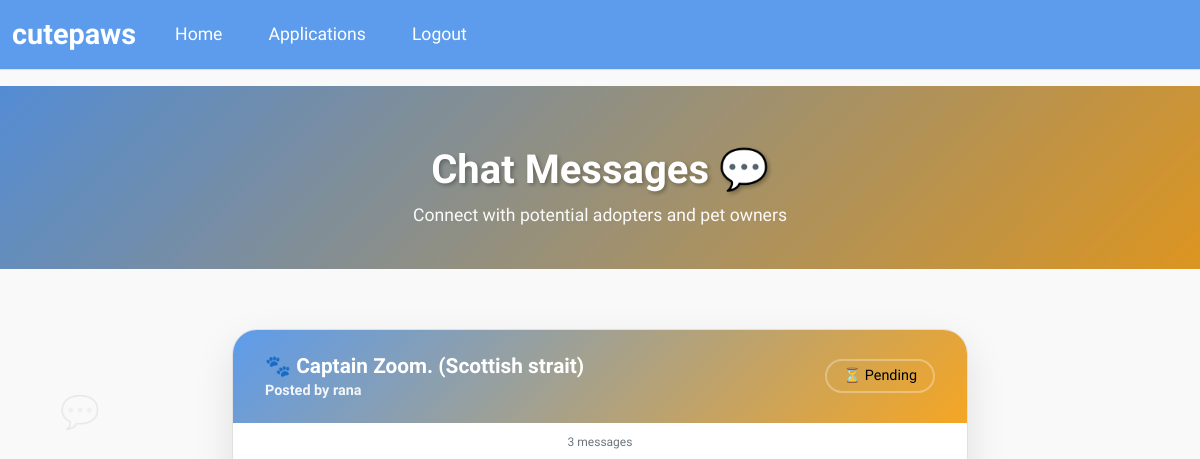
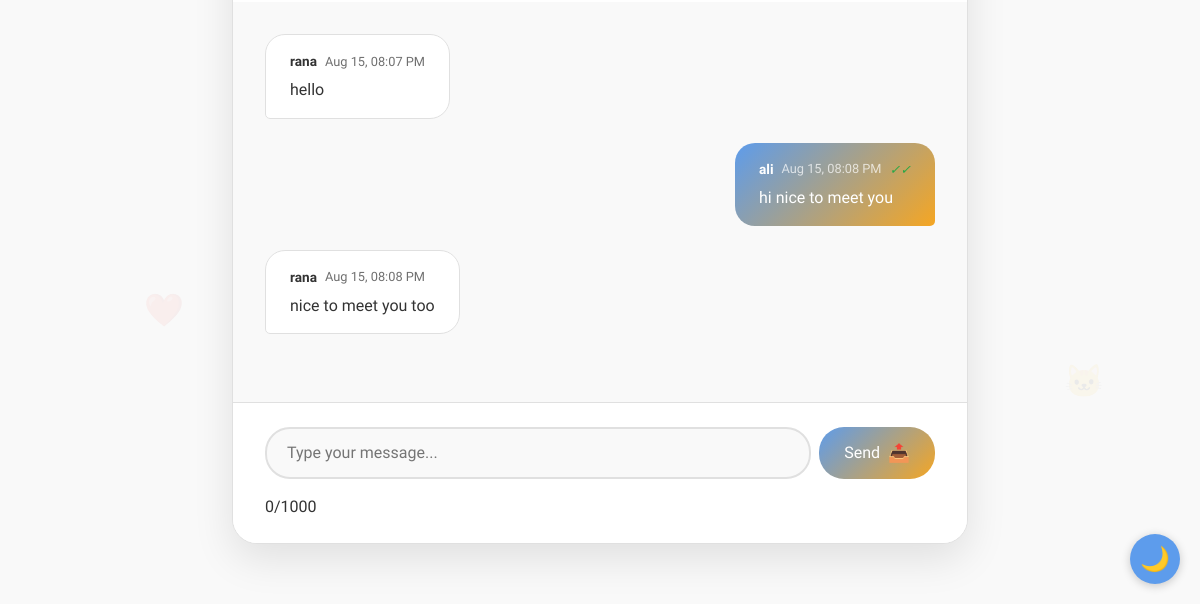
The app's page /messages/4 (signed in), older data (2 pictures, top to bottom).
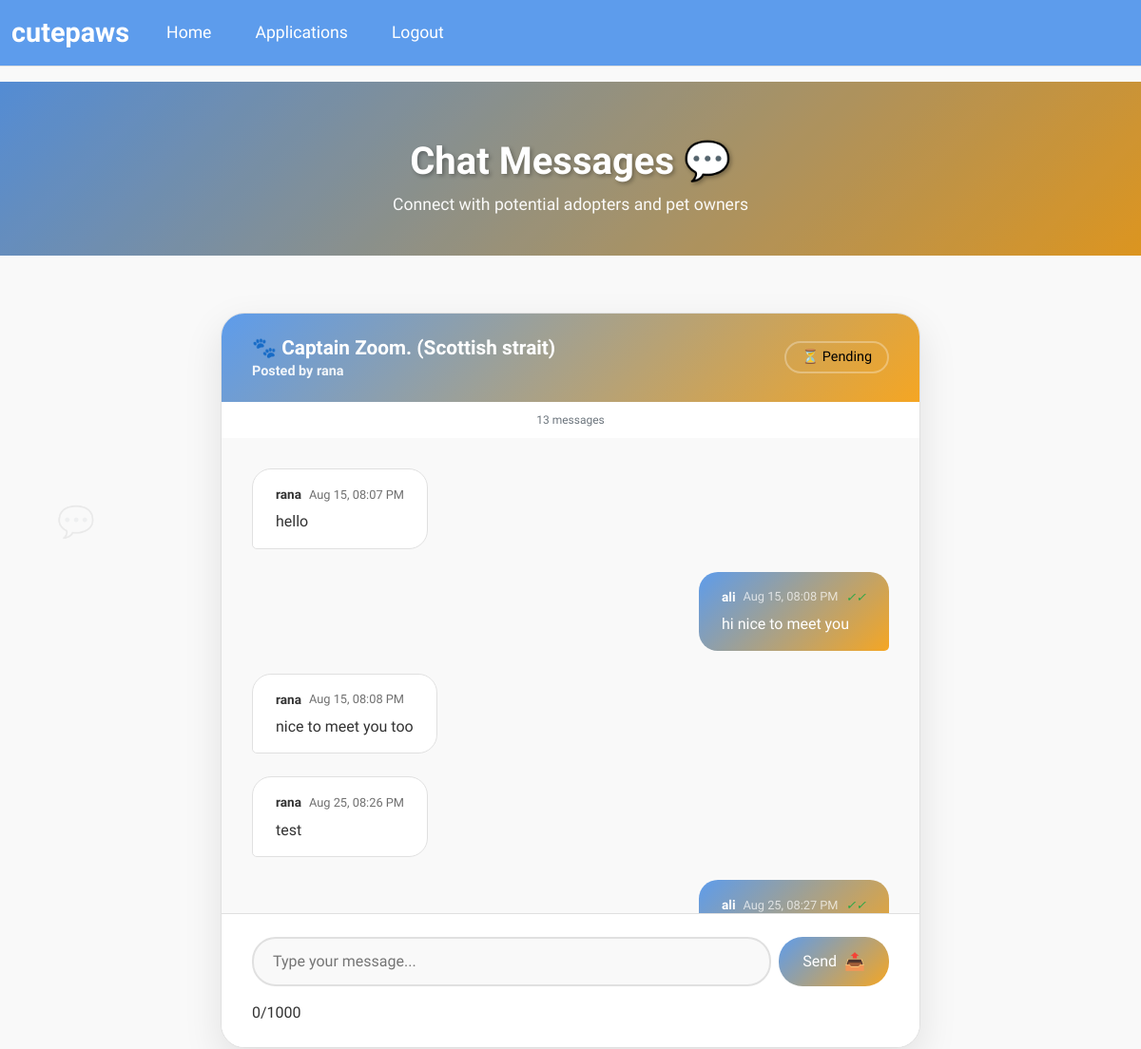
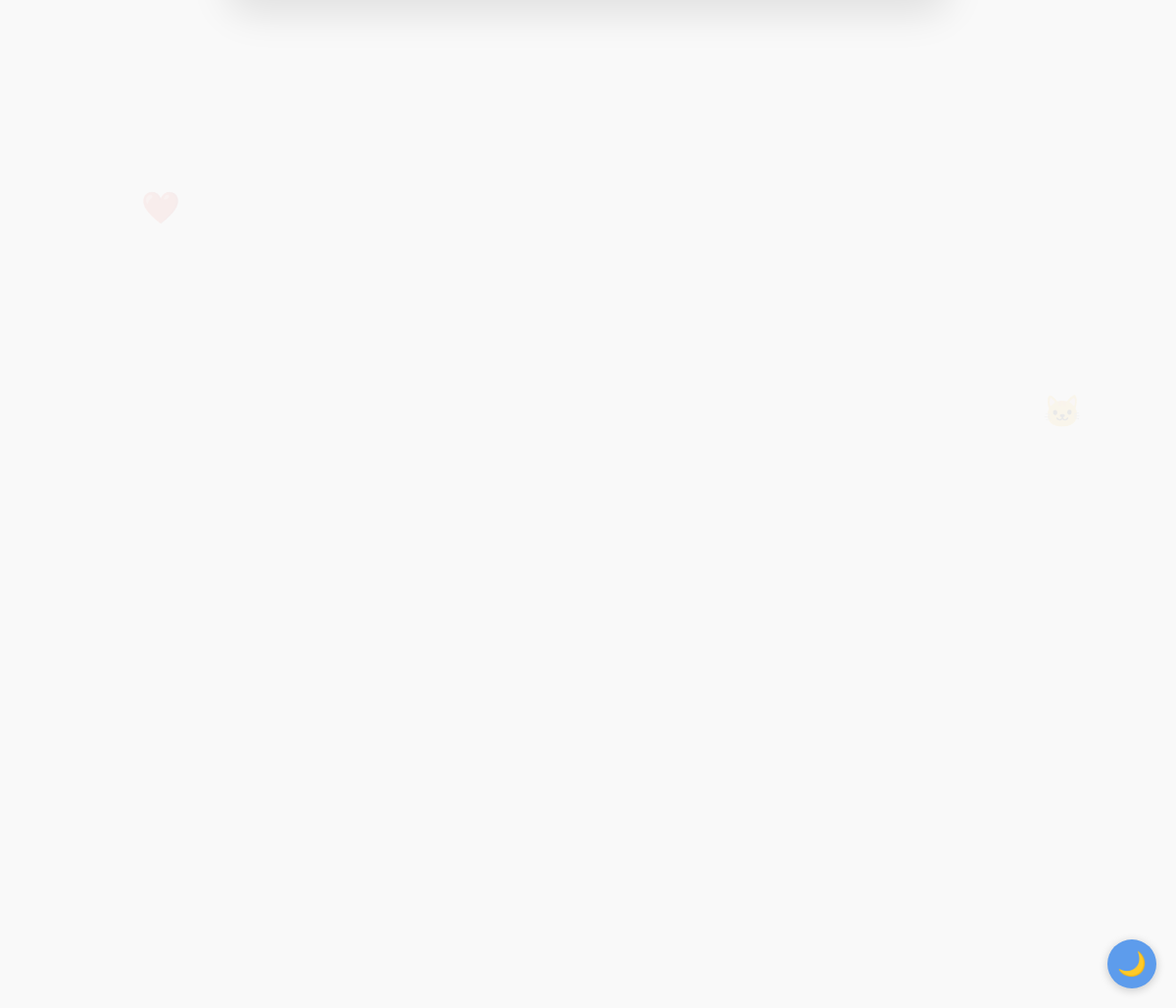
The same page, newer data (2 pictures, top to bottom).
### wepsite/models.py (models this page shows)
class Message(db.Model):
    __tablename__ = 'messages'
    id = db.Column(db.Integer, primary_key=True)
    application_id = db.Column(db.Integer, db.ForeignKey('adoption_application.id'))
    sender_id = db.Column(db.Integer, db.ForeignKey('user.id'))
    content = db.Column(db.Text)
    timestamp = db.Column(db.DateTime, default=func.now())
    is_read = db.Column(db.Boolean, default=False)
    sender = db.relationship('User', foreign_keys=[sender_id])
    is_deleted = db.Column(db.Boolean, default=False)
    client_id = db.Column(db.String(36), unique=True, nullable=True)  # Client-generated UUID
    sequence_number = db.Column(db.Integer, nullable=False)  # Sequential ordering within application
    created_at = db.Column(db.DateTime(timezone=True), default=lambda: datetime.now(timezone.utc))
    __table_args__ = (
        db.Index('idx_messages_app_sequence', 'application_id', 'sequence_number'),
        db.Index('idx_messages_client_id', 'client_id'),
        db.Index('idx_messages_unread', 'application_id', 'is_read', 'is_deleted'),
    )
    sender = db.relationship('User', backref=db.backref('sent_messages', lazy='dynamic'))
    application = db.relationship('AdoptionApplication', back_populates='messages')

class User(db.Model, UserMixin):
    id         = db.Column(db.Integer, primary_key=True)
    email      = db.Column(db.String(150), unique=True, nullable=False)
    password   = db.Column(db.String(150), nullable=False)
    first_name = db.Column(db.String(150), nullable=False)
    is_admin   = db.Column(db.Boolean, default=False)
    created_at = db.Column(db.DateTime(timezone=True), default=lambda: datetime.now(timezone.utc))

### wepsite/views.py (the view, shortened to what this page needs)
@views.route('/messages/<int:application_id>', methods=['GET', 'POST'])
@login_required
def messages(application_id):
    try:
        application = AdoptionApplication.query.get_or_404(application_id)
        has_access = False
        if current_user.id == application.user_id:
            has_access = True
        elif current_user.is_admin:
            if application.pet and application.pet.posted_by == current_user.id:
                has_access = True
        if not has_access:
            flash("You don't have permission to view these messages.", "error")
            return redirect(url_for('views.home'))
        messages = Message.query.filter_by(
            application_id=application_id,
            is_deleted=False
        ).order_by(Message.sequence_number).all()
        messages_to_update = []
        for msg in messages:
            if msg.sender_id != current_user.id and not msg.is_read:
                msg.is_read = True
                messages_to_update.append(msg)
        if messages_to_update:
            db.session.commit()
        if current_user.is_admin:
            applications = AdoptionApplication.query.join(Pet).filter(
                Pet.posted_by == current_user.id
            ).order_by(AdoptionApplication.id.desc()).all()
        else:
            applications = AdoptionApplication.query.filter_by(
                user_id=current_user.id
            ).order_by(AdoptionApplication.id.desc()).all()
        for app in applications:
            app.unread = Message.query.filter(
                Message.application_id == app.id,
                Message.sender_id != current_user.id,
                Message.is_read == False,
                Message.is_deleted == False
            ).count()
        return render_template(
            'messages.html',
            user=current_user,
            messages=messages,
            application=application,
            pet=application.pet,
            applications=applications
        )
    except Exception as e:
        logger.error(f"Error in messages route: {str(e)}")
        flash("An error occurred while loading messages", "error")
        return redirect(url_for('views.applications'))

### wepsite/templates/messages.html (shortened to what the changed rows need)
{% extends "base.html" %}
{% block extra_css %}
<link rel="stylesheet" href="{{ url_for('static', filename='css/messages.css') }}">
{% endblock %}
{% block content %}
<section class="messages-hero">
    <div class="container">
        <div class="row justify-content-center">
            <div class="col-lg-8">
                <div class="hero-content">
                    <h1 class="hero-title">Chat Messages 💬</h1>
                </div>
            </div>
        </div>
    </div>
</section>
<section class="main-section">
    <div class="container">
        <div class="row justify-content-center">
            <div class="col-md-10 col-lg-8">
                <div class="chat-container">
                    <div class="chat-header">
                        <div class="pet-info">
                        </div>
                    </div>
                    <div class="message-count" id="messageCount">
                        {{ messages|length }} message{{ 's' if messages|length != 1 else '' }}
                    </div>
                    <div class="messages-container" id="messagesContainer">
                        {% for msg in messages %}
                            <div class="message-wrapper" data-message-id="{{ msg.id }}" data-sequence="{{ msg.sequence_number }}" data-client-id="{{ msg.client_id }}">
                                <div class="message {{ 'message-sent' if msg.sender_id == current_user.id else 'message-received' }}">
                                    <div class="message-bubble">
                                        <div class="message-header">
                                            <span class="sender-name">{{ msg.sender.first_name }}</span>
                                            <span class="message-time">{{ msg.timestamp.strftime('%b %d, %I:%M %p') }}</span>
                                            {% if msg.sender_id == current_user.id %}
                                                <span class="read-status">
                                                    {% if msg.is_read %}
                                                        <i class="read-icon read" title="Read">✓✓</i>
                                                    {% else %}
                                                        <i class="read-icon delivered" title="Delivered">✓</i>
                                                    {% endif %}
                                                </span>
                                            {% endif %}
                                        </div>
                                        <p class="message-content">{{ msg.content }}</p>
                                    </div>
                                </div>
                            </div>
                        {% endfor %}
                    </div>
                    <div class="chat-footer">
                        {% if application.status == 'archived' or (application.pet and application.pet.is_deleted) %}
                            <div class="archived-notice">
                                <i class="archive-icon">📁</i>
                                <span>This application is archived and cannot be modified.</span>
                            </div>
                        {% else %}
                            <form id="message-form" method="POST" action="{{ url_for('views.messages', application_id=application.id) }}" class="message-form">
                            </form>
                        {% endif %}
                    </div>
                </div>
            </div>
        </div>
    </div>
</section>
{% endblock %}

Row changes from the older to the newer data that the page shows:
added Message: sender.first_name "rana", timestamp "Aug 25, 08:26 PM", content "test"
added Message: sender.first_name "ali", timestamp "Aug 25, 08:27 PM"
Text that changed along with them:
{{ messages|length }}: "3" → "13"
